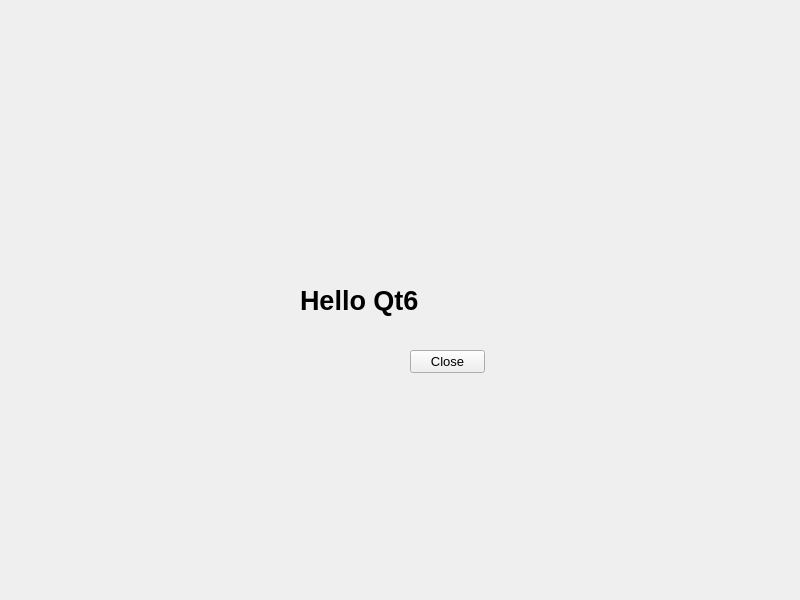
<?xml version="1.0" encoding="UTF-8"?>
<ui version="4.0">
 <class>Widget</class>
 <widget class="QWidget" name="Widget">
  <property name="geometry">
   <rect>
    <x>0</x>
    <y>0</y>
    <width>800</width>
    <height>600</height>
   </rect>
  </property>
  <property name="font">
   <font>
    <pointsize>10</pointsize>
   </font>
  </property>
  <property name="windowTitle">
   <string>First Demo</string>
  </property>
  <widget class="QLabel" name="labDemo">
   <property name="geometry">
    <rect>
     <x>300</x>
     <y>280</y>
     <width>181</width>
     <height>41</height>
    </rect>
   </property>
   <property name="font">
    <font>
     <pointsize>20</pointsize>
     <bold>true</bold>
    </font>
   </property>
   <property name="text">
    <string>Hello Qt6</string>
   </property>
  </widget>
  <widget class="QPushButton" name="btnClose">
   <property name="geometry">
    <rect>
     <x>410</x>
     <y>350</y>
     <width>75</width>
     <height>23</height>
    </rect>
   </property>
   <property name="text">
    <string>Close</string>
   </property>
  </widget>
 </widget>
 <resources/>
 <connections>
  <connection>
   <sender>btnClose</sender>
   <signal>clicked()</signal>
   <receiver>Widget</receiver>
   <slot>close()</slot>
   <hints>
    <hint type="sourcelabel">
     <x>447</x>
     <y>361</y>
    </hint>
    <hint type="destinationlabel">
     <x>399</x>
     <y>299</y>
    </hint>
   </hints>
  </connection>
 </connections>
</ui>
